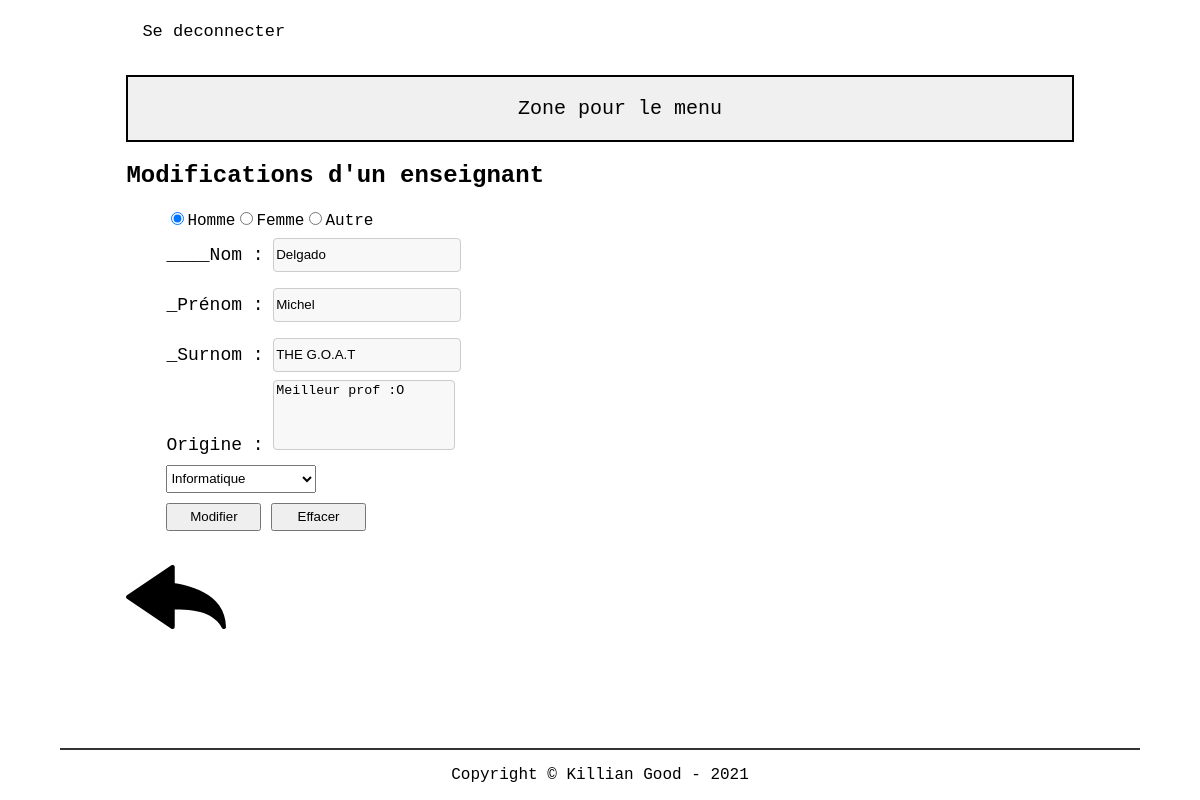
Screenshot of /src/php/editTeacher.php?idTeacher=2 (signed in) with the database file from the repository.
### tables this page shows
CREATE TABLE t_teacher(
	idTeacher int AUTO_INCREMENT PRIMARY KEY,
	teaFirstname varchar(50) NOT NULL,
	teaName varchar(50) NOT NULL,
	teaGender char(1) NOT NULL,
	teaNickname varchar(100) NOT NULL,
	teaOrigin varchar(255) NOT NULL);

### src/php/util.php (called while the page is built)
<?php
function isLogged() {
    if(isset($_SESSION['username'])) {
        return true;
    }
    return false;
}
function isAdmin() {
    if(isLogged()) {
        if(isset($_SESSION['username']) && $_SESSION['isAdmin'] == 1) {
            return true;
        }
    }
    return false;
}
?>

### src/php/lib/database.php (called while the page is built, shortened)
<?php
 class Database {
    private $connector;
    public function __construct(){
    try{
        $this->connector = new PDO("mysql:host=localhost;dbname=db_nickname_kilgood;charset=utf8", "dbNicknameUser", "grp2B_21");
        }
        catch(PDOException $e)
        {
            die("<h1>Impossible de se connecter à la base de données</h1> erreur :". $e->getMessage());
        }
    }
    private function querySimpleExecute($query){
        $req = $this->connector->query($query);
        return $req;
    }
    private function queryPrepareExecute($query, $binds){
        $req = $this->connector->prepare($query);
        foreach($binds as $bind){
            $req->bindValue($bind['field'], $bind['value'], $bind['type']);
        }
        $req->execute();
        return $req;
    }
    private function formatData($req){
        $results = $req->fetchALL(PDO::FETCH_ASSOC);
        return $results;
    }
    public function getAllSections(){
        $query = "SELECT * FROM t_section";
        $reqExecuted = $this->querySimpleExecute($query);
        $results = $this->formatData($reqExecuted);
        return $results;
    }
    public function getOneTeacher($id){
        $query = "SELECT * FROM t_teacher WHERE idTeacher = :id";
        $binds = array(
            0 => array(
                'field' => ':id',
                'value' => $id,
                'type' => PDO::PARAM_INT
            )
        );
        $reqExecuted = $this->queryPrepareExecute($query, $binds);
        $results = $this->formatData($reqExecuted);
        return $results;
    }
}
?>

### src/php/editTeacher.php (the view, shortened to what this page needs)
<?php
require "header.php";
$id = $_GET["idTeacher"];
$teachers = $db->getOneTeacher($id);
$sections = $db->getAllSections();
?>
<?php if(isLogged() && (isAdmin())): ?>
<?php foreach($teachers as $teacher): ?>
<form method="POST" action="editTeacher.php?idTeacher=<?= $teacher["idTeacher"]; ?>">
    <h2>Modifications d'un enseignant</h2>
    <ul>
        <li>
        <?php
            if ($teacher["teaGender"] == "M")
            {
                echo '<input type="radio" name="gender" id="man" value="M" checked>Homme';
                echo '<input type="radio" name="gender" id="woman" value="W">Femme';
                echo  '<input type="radio" name="gender" id="other" value="O">Autre';
            }
            ?>
        </li>
        <div class="aeratext">
            <li>
                <label for="name">____Nom :</label>
                <input type="text" name="name" id="name" value="<?= $teacher["teaName"] ?>">
            </li>
            <li>
                <label for="surname">_Prénom :</label>
                <input type="text" name="surname" id="surname" value="<?= $teacher["teaFirstname"] ?>">
            </li>
            <li>
                <label for="nickname">_Surnom :</label>
                <input type="text" name="nickname" id="nickname" value="<?= $teacher["teaNickname"] ?>">
            </li>
        </div>
        <li>
        <label for="origin">Origine :</label>
        <textarea id="origin" name="origin"><?= $teacher["teaOrigin"] ?></textarea>
        </li>
        <li>
        <select name="section" id="section">
            <?php foreach($sections as $section) : ?>
                <option name="section" value="<?= $section["idSection"]; ?>"><?= $section["secName"]; ?></option>
            <?php endforeach; ?>
    </select>
        </li>
        <li>
           <div class="btnAdding">
                <input type="submit" id="btnSubmit" name="btnSubmit" value="Modifier" />
                <button type="reset" id="btnDelete" name="btnDelete">Effacer</button>
            </div>
        </li>
    </ul>
</form>
<?php endforeach; ?>
<div class="test">
    <a href="index.php"><img width="100px" src="../../userContent/backArrow.svg"></img></a>
</div>
            <?php endif; ?>
<?php require "footer.php";?>

### resources/css/style.css (style rules this page uses)
html { font-family: 'Courier New', Courier, monospace; }
li { list-style-type: none; }
select { width: 150px; height: 28px; margin: 10px 0 10px; }
.aeratext input { width: 20%; height: 30px; margin: 8px 0; display: inline-block; border: 1px solid #ccc; border-radius: 4px; background-color: #f8f8f8; }
label { font-size: 18px; }
textarea { width: 20%; height: 70px; box-sizing: border-box; border: 1px solid #ccc; border-radius: 4px; background-color: #f8f8f8; resize: none; }
#btnSubmit, #btnDelete { width: 95px; height: 28px; }

### rows the page displays
t_teacher: name "Delgado", surname "Michel", nickname "THE G.O.A.T", origin "Meilleur prof :O"

### other values shown
form field section "Informatique"
